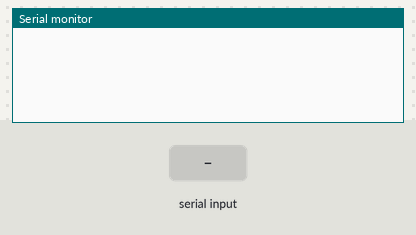
Simulated run of this sketch. Board: Arduino Uno, built with avr-gcc and run on an emulated ATmega328P. Shown: the last lines printed to the serial monitor. The inputs (shaded band) are chosen by the test bench.

Above: at 1.2 s.
1.3 s: "." received over Serial
At 2.3 s:
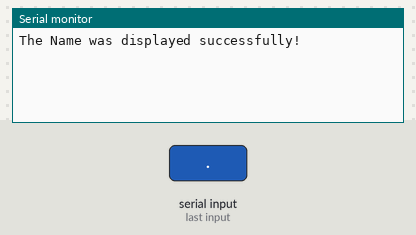
2.8 s: "90 45\n" received over Serial
At 3.4 s:
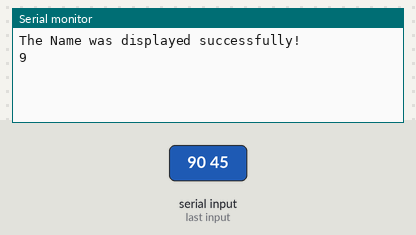

Measured:
- after the input at 1.3 s, the serial monitor: prints a new line at once (image 1)
- after the input at 2.8 s, the serial monitor: prints a new line at once (image 2)

The sketch:

morse.ino.ino
```cpp
#include "morse.h"      // As you can see we've already added the library here


void setup() {
  // put your setup code here, to run once:
  Serial.begin(9600);

}

void loop() {
  // put your main code here, to run repeatedly:

  // We'd declare a char variable now to store and retrieve the character from the serial monitor
  char ch;

  // We'd now declare a boolean to see if we're done taking the input from the serial monitor

  bool done = false;

  while(!done)
  {
    if (Serial.available())       // A check to see if the serial is available
    {
      ch = Serial.read();         // this reads the input from the serial monitor and stores it into ch
      done = dispChar(ch);        // now, we update the value of done by using the dispChar function which won't just display the character but determine that if we are done or not
    }
  }

  // Now we can decide to either end it here or take further inputs, THIS PART FROM HERE IS AT ENTIRELY YOUR DISCRETION. Play with it as much you want. I'll upload this much code in a repo on github now by the
  // name SIT 210 Task 2.2C tutorial video and that would also be your instruction video on how to add your code to GitHub by creating a repository through your web browser.


}
```

morse.cpp
```cpp
#include "Arduino.h"
#include "morse.h"

char *morse_letters[] = {
    // The letters A-Z in Morse code
    ".-", "-...", "-.-.", "-..", ".", "..-.", "--.", "....", "..",
    ".---", "-.-", ".-..", "--", "-.", "---", ".--.", "--.-", ".-.",
    "...", "-", "..-", "...-", ".--", "-..-", "-.--", "--.."
};

char *morse_numbers[] = {
    // The numbers 0-9 in Morse code
    "-----", ".----", "..---", "...--", "....-",
    ".....", "-....", "--...", "---..", "----."
};


void blink_dit_or_dah(char dit_or_dah)
{
  digitalWrite(LED_BUILTIN, HIGH);

  if(dit_or_dah == '.')
    delay(DOT_TIME);
  else                      // directly using else because there are only two symbols to select from.
    delay(DASH_TIME);

  digitalWrite(LED_BUILTIN, LOW);
}


void blink_morse_code(char *morse_code)
{
  int i;

  for(i=0; morse_code[i] != NULL && morse_code[i+1] != NULL; i++)
  {
     blink_dit_or_dah(morse_code[i]);
     delay(SAME_LETTER_TIME);
  }
  blink_dit_or_dah(morse_code[i]);      // this is to display the last letter without the same letter time delay

  delay(DIFF_LETTER_TIME);              // this is to display the time for the different letter as the new letter would start from here
}


bool dispChar(const char ch)            // the function that we'd be calling in the morse.ino over and over again till it returns true which means it's recieved a . (period) to terminate the loop
{
  if( ch >= 'A' && ch <= 'Z')
  {
    Serial.println(ch);                 // printing the character on the serial monitor to know what character is being displayed right now
    blink_morse_code( morse_letters[ch - 'A']);
  }
  else if ( ch >= 'a' && ch <= 'z')     // this checks for the lower case letters as the above if statement checks for the uppercase letters.
  {
    Serial.println(ch);
    blink_morse_code(morse_letters[ch - 'a']);
  }

  // Now we're done with the lower and uppercase letters

  else if (ch >= '0' && ch <= '9')
  {
    Serial.println(ch);
    blink_morse_code(morse_letters[ch - '0']);
  }

  // After checking for the numbers now we need to check for the space
  else if ( ch == ' ')
  {
    delay(WORD_SPACE);
  }

  // Now we'd define the time units as we're done with the usage of delays and oh we still have the period condition left.

  else if ( ch == '.')
  {
    Serial.println("The Name was displayed successfully!");
    return true;          // Returns true after recieving the period at the end of the sentence
  }
  // Now let's go define the time units.
}
```

morse.h
```cpp
#ifndef MORSE_H
#define MORSE_H

// First off we'd define the UNIT of time
#define UNIT 300                      // I'm taking it as 300, you can set it up as something else that you like
#define DOT_TIME UNIT                 // Dot time = 1 UNIT
#define DASH_TIME 3*UNIT              // Dash time = 3 UNITS
#define SAME_LETTER_TIME UNIT         // Same letter time = 1 UNIT
#define DIFF_LETTER_TIME 3*UNIT       // Diff letter time = 3 UNITS
#define WORD_SPACE  7*UNIT            // Word space = 7 UNITS


// We need to make our bool dispChar function accessible in the morse.ino now, as this is a library. we'd declare the function here

bool dispChar(const char ch);

// We're done with editing this header file, let's head to the morse.ino file now.


#endif
```
